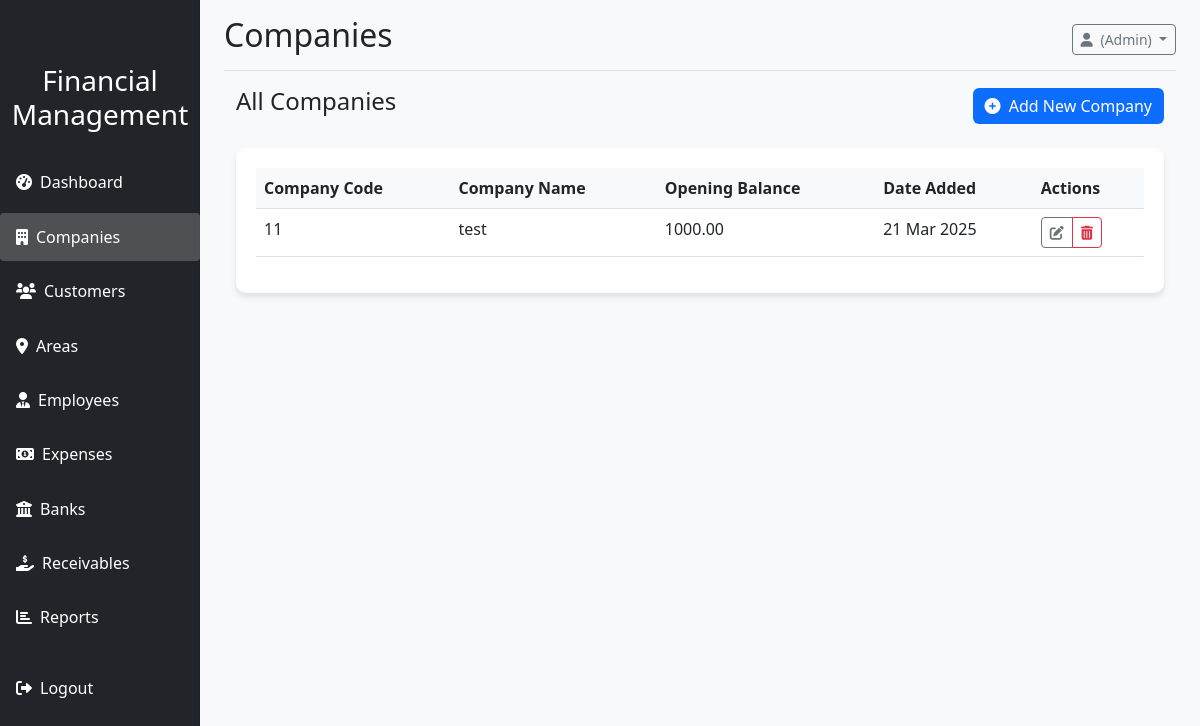
Page /dashboard/companies/ (signed in) on the committed database.
### authentication/models.py (models this page shows, shortened)
class User(AbstractUser):
    ROLE_CHOICES = (
        ('admin', 'Admin'),
        ('accountant', 'Accountant'),
    )
    username = None
    email = models.EmailField(_('email address'), unique=True)
    role = models.CharField(max_length=20, choices=ROLE_CHOICES, default='accountant')
    USERNAME_FIELD = 'email'
    REQUIRED_FIELDS = []
    objects = UserManager()

### dashboard/models.py (models this page shows, shortened)
class Company(models.Model):
    company_code = models.CharField(max_length=20, unique=True)
    company_name = models.CharField(max_length=100)
    opening_balance = models.DecimalField(max_digits=15, decimal_places=2, default=0)
    date_added = models.DateTimeField(default=timezone.now)
    class Meta:
        verbose_name_plural = "Companies"
        ordering = ['company_name']

### dashboard/views.py (the view)
# urls.py: path('companies/', views.companies, name='companies'),
@login_required
def companies(request):
    companies = Company.objects.all()
    form = CompanyForm()
    if request.method == 'POST':
        form = CompanyForm(request.POST)
        if form.is_valid():
            form.save()
            messages.success(request, 'Company added successfully!')
            return redirect('companies')
    context = {
        'companies': companies,
        'form': form,
        'active_page': 'companies'
    }
    return render(request, 'dashboard/companies.html', context)

### dashboard/templates/dashboard/companies.html (shortened to what this page needs)
{% extends 'dashboard_base.html' %}
{% block page_title %}Companies{% endblock %}
{% block dashboard_content %}
<div class="container-fluid">
    <div class="d-flex justify-content-between align-items-center mb-4">
        <h4>All Companies</h4>
        <button class="btn btn-primary" data-bs-toggle="modal" data-bs-target="#addCompanyModal">
            <i class="fas fa-plus-circle me-1"></i> Add New Company
        </button>
    </div>
    <div class="table-container">
        {% if companies %}
            <table class="table table-hover">
                <thead>
                    <tr>
                        <th>Company Code</th>
                        <th>Company Name</th>
                        <th>Opening Balance</th>
                        <th>Date Added</th>
                        <th>Actions</th>
                    </tr>
                </thead>
                <tbody>
                    {% for company in companies %}
                    <tr>
                        <td>{{ company.company_code }}</td>
                        <td>{{ company.company_name }}</td>
                        <td>{{ company.opening_balance }}</td>
                        <td>{{ company.date_added|date:"d M Y" }}</td>
                        <td>
                            <div class="btn-group" role="group">
                                <a href="{% url 'edit_company' company.id %}" class="btn btn-sm btn-outline-secondary" data-bs-toggle="tooltip" title="Edit">
                                    <i class="fas fa-edit"></i>
                                </a>
                                <button type="button" class="btn btn-sm btn-outline-danger delete-company-btn" data-bs-toggle="modal" data-bs-target="#deleteCompanyModal" data-company-id="{{ company.id }}" data-company-name="{{ company.company_name }}" title="Delete">
                                    <i class="fas fa-trash-alt"></i>
                                </button>
                            </div>
                        </td>
                    </tr>
                    {% endfor %}
                </tbody>
            </table>
        {% else %}
            <p class="text-center text-muted py-5">No companies have been added yet.</p>
        {% endif %}
    </div>
</div>
{% endblock %}

### templates/dashboard_base.html (shortened to what this page needs)
{% extends 'base.html' %}
{% block content %}
<div class="container-fluid">
    <div class="row">
        <div class="col-md-3 col-lg-2 d-md-block bg-dark sidebar collapse" id="sidebarMenu">
            <div class="position-sticky pt-3">
                <div class="text-center mb-4">
                    <h3 class="text-white">Financial Management</h3>
                </div>
                <ul class="nav flex-column">
                    <li class="nav-item">
                        <a class="nav-link text-white {% if active_page == 'dashboard' %}active{% endif %}" href="{% url 'dashboard' %}">
                            <i class="fas fa-tachometer-alt me-2"></i>Dashboard
                        </a>
                    </li>
                    <li class="nav-item">
                        <a class="nav-link text-white {% if active_page == 'companies' %}active{% endif %}" href="{% url 'companies' %}">
                            <i class="fas fa-building me-2"></i>Companies
                        </a>
                    </li>
                    <li class="nav-item">
                        <a class="nav-link text-white {% if active_page == 'customers' %}active{% endif %}" href="{% url 'customers' %}">
                            <i class="fas fa-users me-2"></i>Customers
                        </a>
                    </li>
                    <li class="nav-item">
                        <a class="nav-link text-white {% if active_page == 'areas' %}active{% endif %}" href="{% url 'areas' %}">
                            <i class="fas fa-map-marker-alt me-2"></i>Areas
                        </a>
                    </li>
                    <li class="nav-item">
                        <a class="nav-link text-white {% if active_page == 'employees' %}active{% endif %}" href="{% url 'employees' %}">
                            <i class="fas fa-user-tie me-2"></i>Employees
                        </a>
                    </li>
                    <li class="nav-item">
                        <a class="nav-link text-white {% if active_page == 'expenses' %}active{% endif %}" href="{% url 'expenses' %}">
                            <i class="fas fa-money-bill-alt me-2"></i>Expenses
                        </a>
                    </li>
                    <li class="nav-item">
                        <a class="nav-link text-white {% if active_page == 'banks' %}active{% endif %}" href="{% url 'banks' %}">
                            <i class="fas fa-university me-2"></i>Banks
                        </a>
                    </li>
                    <li class="nav-item">
                        <a class="nav-link text-white {% if active_page == 'receivables' %}active{% endif %}" href="{% url 'receivables' %}">
                            <i class="fas fa-hand-holding-usd me-2"></i>Receivables
                        </a>
                    </li>
                    <li class="nav-item">
                        <a class="nav-link text-white {% if active_page == 'reports' %}active{% endif %}" href="{% url 'reports' %}">
                            <i class="fas fa-chart-bar me-2"></i>Reports
                        </a>
                    </li>
                    <li class="nav-item mt-3">
                        <a class="nav-link text-white" href="{% url 'logout' %}">
                            <i class="fas fa-sign-out-alt me-2"></i>Logout
                        </a>
                    </li>
                </ul>
            </div>
        </div>
        <main class="col-md-9 ms-sm-auto col-lg-10 px-md-4">
            <div class="d-flex justify-content-between flex-wrap flex-md-nowrap align-items-center pt-3 pb-2 mb-3 border-bottom">
                <h1 class="h2">{% block page_title %}Dashboard{% endblock %}</h1>
                <div class="btn-toolbar mb-2 mb-md-0">
                    <div class="dropdown">
                        <button class="btn btn-sm btn-outline-secondary dropdown-toggle" type="button" id="userDropdown" data-bs-toggle="dropdown" aria-expanded="false">
                            <i class="fas fa-user me-1"></i> {{ request.user.first_name }} {{ request.user.last_name }} ({{ request.user.get_role_display }})
                        </button>
                    </div>
                </div>
            </div>
            {% block dashboard_content %}{% endblock %}
        </main>
    </div>
</div>
{% endblock %}

### static/css/style.css (style rules this page uses)
body { font-family: 'Segoe UI', Tahoma, Geneva, Verdana, sans-serif; background-color: #f8f9fa; }
.sidebar { position: fixed; top: 0; bottom: 0; left: 0; z-index: 100; padding: 48px 0 0; box-shadow: inset -1px 0 0 rgba(0, 0, 0, .1); height: 100vh; }
.sidebar .nav-link { font-weight: 500; color: #333; padding: 0.75rem 1rem; margin: 0.2rem 0; border-radius: 0.25rem; }
.sidebar .nav-link.active { background-color: rgba(255, 255, 255, 0.2); }
.table-container { background-color: white; border-radius: 10px; padding: 20px; box-shadow: 0 4px 6px rgba(0, 0, 0, 0.1); }
.table th { font-weight: 600; background-color: #f8f9fa; }
.btn-primary { background-color: #0d6efd; border: none; }

### rows in the picture
User: user.role "Admin"
Company: company_code "11", company_name "test", opening_balance "1000.00", date_added "21 Mar 2025"
